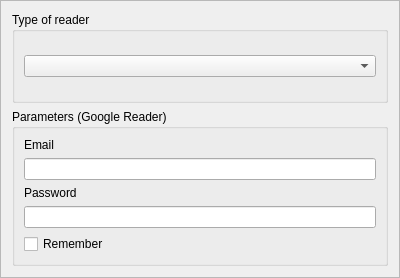
<ui version="4.0" >
 <class>Form</class>
 <widget class="QFrame" name="Form" >
  <property name="geometry" >
   <rect>
    <x>0</x>
    <y>0</y>
    <width>400</width>
    <height>278</height>
   </rect>
  </property>
  <property name="windowTitle" >
   <string>Form</string>
  </property>
  <property name="frameShape" >
   <enum>QFrame::StyledPanel</enum>
  </property>
  <property name="frameShadow" >
   <enum>QFrame::Raised</enum>
  </property>
  <layout class="QVBoxLayout" name="verticalLayout_2" >
   <item>
    <widget class="QGroupBox" name="groupBox" >
     <property name="title" >
      <string>Type of reader</string>
     </property>
     <property name="flat" >
      <bool>false</bool>
     </property>
     <property name="checkable" >
      <bool>false</bool>
     </property>
     <layout class="QVBoxLayout" name="verticalLayout" >
      <item>
       <widget class="QComboBox" name="comboBox" />
      </item>
     </layout>
    </widget>
   </item>
   <item>
    <widget class="QGroupBox" name="groupBox_2" >
     <property name="title" >
      <string>Parameters (Google Reader)</string>
     </property>
     <layout class="QVBoxLayout" name="verticalLayout_3" >
      <item>
       <widget class="QLabel" name="label" >
        <property name="text" >
         <string>Email</string>
        </property>
       </widget>
      </item>
      <item>
       <widget class="QLineEdit" name="lineEdit" />
      </item>
      <item>
       <widget class="QLabel" name="label_2" >
        <property name="text" >
         <string>Password</string>
        </property>
       </widget>
      </item>
      <item>
       <widget class="QLineEdit" name="lineEdit_2" >
        <property name="echoMode" >
         <enum>QLineEdit::Password</enum>
        </property>
       </widget>
      </item>
      <item>
       <widget class="QCheckBox" name="checkBox" >
        <property name="text" >
         <string>Remember</string>
        </property>
       </widget>
      </item>
     </layout>
    </widget>
   </item>
  </layout>
 </widget>
 <resources/>
 <connections/>
</ui>
